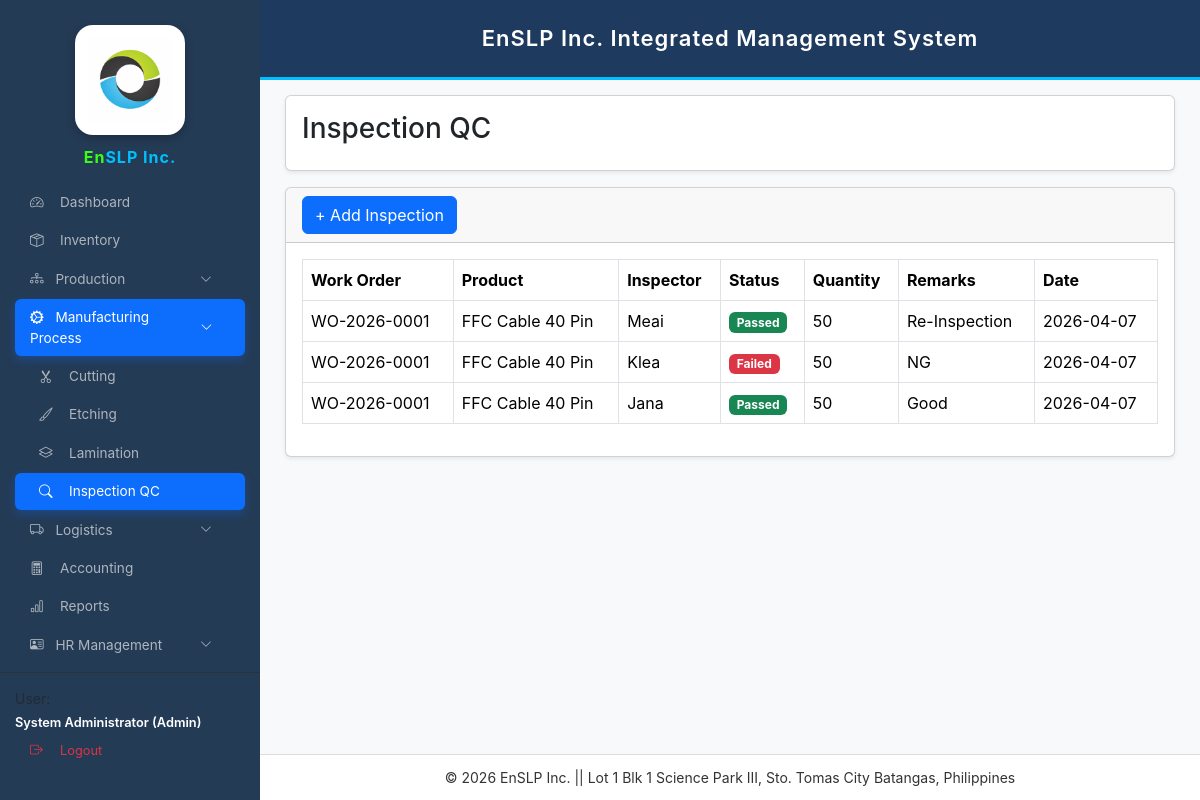
Before: /inspection_qc.php (signed in) with the older database file.
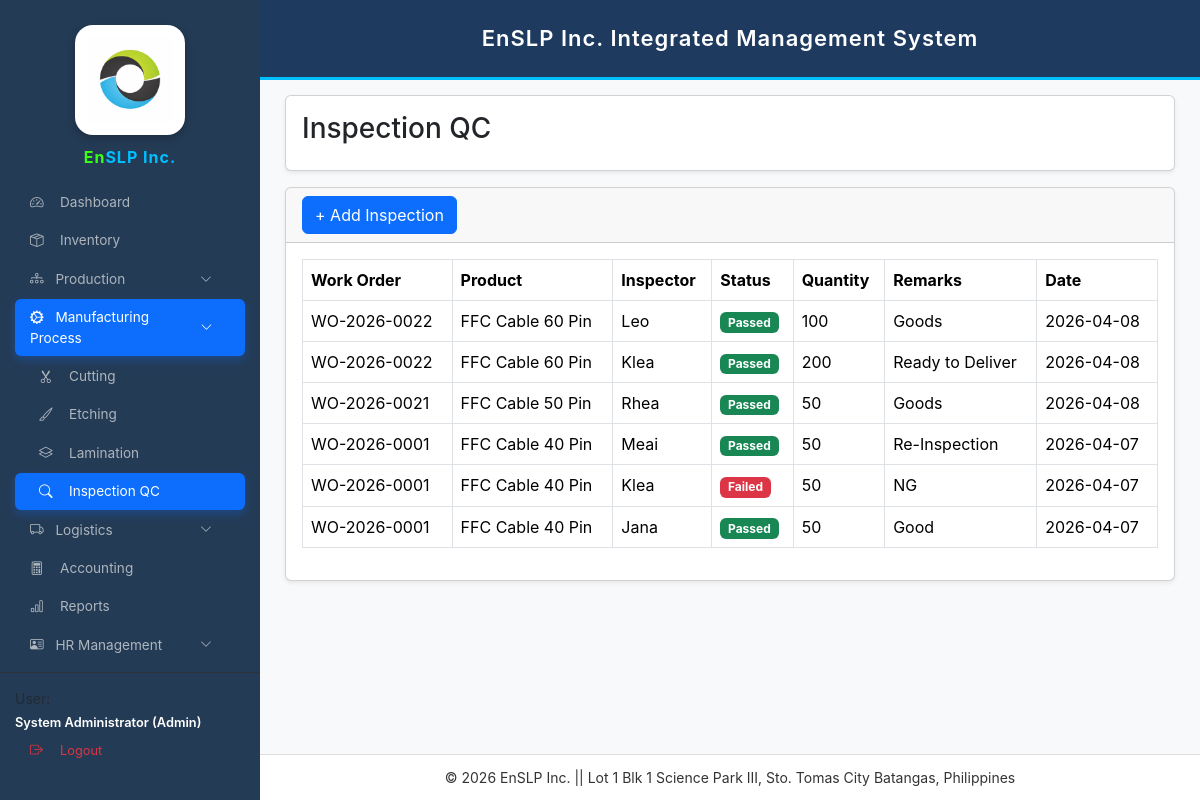
After: the same page with the newer database file.
### tables this page shows
CREATE TABLE `inspection_qc` (
  `id` int(11) NOT NULL,
  `work_order_id` varchar(50) NOT NULL,
  `item_id` int(11) NOT NULL,
  `inspector` varchar(100) DEFAULT NULL,
  `status` enum('Passed','Failed') NOT NULL,
  `remarks` text DEFAULT NULL,
  `date_inspected` timestamp NOT NULL DEFAULT current_timestamp(),
  `passed_qty` int(11) DEFAULT NULL
);

CREATE TABLE `work_orders` (
  `id` int(11) NOT NULL,
  `wo_no` varchar(50) DEFAULT NULL,
  `product_name` varchar(150) NOT NULL,
  `client` varchar(150) DEFAULT NULL,
  `qty` int(11) DEFAULT 0,
  `status` varchar(50) DEFAULT NULL,
  `date_started` date NOT NULL,
  `date_completed` date DEFAULT NULL,
  `remarks` varchar(255) DEFAULT NULL,
  `created_at` timestamp NOT NULL DEFAULT current_timestamp(),
  `selling_price` decimal(10,2) DEFAULT 0.00
);

CREATE TABLE `inventory_items` (
  `id` int(11) NOT NULL,
  `item_code` varchar(50) DEFAULT NULL,
  `item_name` varchar(150) NOT NULL,
  `category` varchar(50) DEFAULT NULL,
  `unit` varchar(30) DEFAULT 'pcs',
  `quantity` int(11) NOT NULL DEFAULT 0,
  `reorder_level` int(11) NOT NULL DEFAULT 0,
  `created_at` datetime NOT NULL DEFAULT current_timestamp(),
  `cost` decimal(10,2) DEFAULT NULL,
  `selling_price` decimal(10,2) DEFAULT 0.00,
  `status` varchar(20) DEFAULT 'active',
  `value` decimal(10,2) DEFAULT 0.00
);

### inspection_qc.php (the view, shortened to what this page needs)
<?php
require_once "config.php";
$stmt=$conn->query("
SELECT q.*,i.item_name,w.wo_no,w.product_name
FROM inspection_qc q
LEFT JOIN inventory_items i ON q.item_id = i.id
LEFT JOIN work_orders w ON q.work_order_id = w.id
ORDER BY q.id DESC
");
$inspections=$stmt->fetchAll(PDO::FETCH_ASSOC);
?>
<!DOCTYPE html>
<html>
<head>
<link href="https://cdn.jsdelivr.net/npm/bootstrap@5.3.3/dist/css/bootstrap.min.css" rel="stylesheet">
</head>
<body>
<?php include 'sidebar.php'; ?>
<?php include 'header.php'; ?>
<div class="main-content">
<div class="card shadow-sm mb-3">
<div class="card-body">
<h3>Inspection QC</h3>
</div>
</div>
<div class="card shadow-sm">
<div class="card-header">
<button class="btn btn-primary"
data-bs-toggle="modal"
data-bs-target="#addInspectionModal">
+ Add Inspection
</button>
</div>
<div class="card-body">
<table class="table table-bordered">
<thead>
<tr>
<th>Work Order</th>
<th>Product</th>
<th>Inspector</th>
<th>Status</th>
<th>Quantity</th>
<th>Remarks</th>
<th>Date</th>
</tr>
</thead>
<tbody>
<?php if($inspections){ ?>
<?php foreach($inspections as $row){ ?>
<tr>
<td><?=$row['wo_no']?></td>
<td><?=$row['item_name']?></td>
<td><?=$row['inspector']?></td>
<td>
<?php if($row['status']=="Passed"){ ?>
<span class="badge bg-success">Passed</span>
<?php }else{ ?>
<span class="badge bg-danger">Failed</span>
<?php } ?>
</td>
<td><?=$row['passed_qty']?></td>
<td><?=$row['remarks']?></td>
<td><?=date('Y-m-d', strtotime($row['date_inspected']))?></td>
</tr>
<?php } ?>
<?php } ?>
</tbody>
</table>
</div>
</div>
</div>
<?php include 'footer.php'; ?>
</body>
</html>

Changed rows visible on the page:
added inspection_qc: work_order.wo_no "WO-2026-0022", inventory_items.item_name "FFC Cable 60 Pin", inspector "Leo", status "Passed", passed_qty "100", remarks "Goods", date_inspected "2026-04-08"
added inspection_qc: work_order.wo_no "WO-2026-0022", inventory_items.item_name "FFC Cable 60 Pin", inspector "Klea", status "Passed", passed_qty "200", remarks "Ready to Deliver", date_inspected "2026-04-08"
added inspection_qc: work_order.wo_no "WO-2026-0021", inventory_items.item_name "FFC Cable 50 Pin", inspector "Rhea", status "Passed", passed_qty "50", remarks "Goods", date_inspected "2026-04-08"
